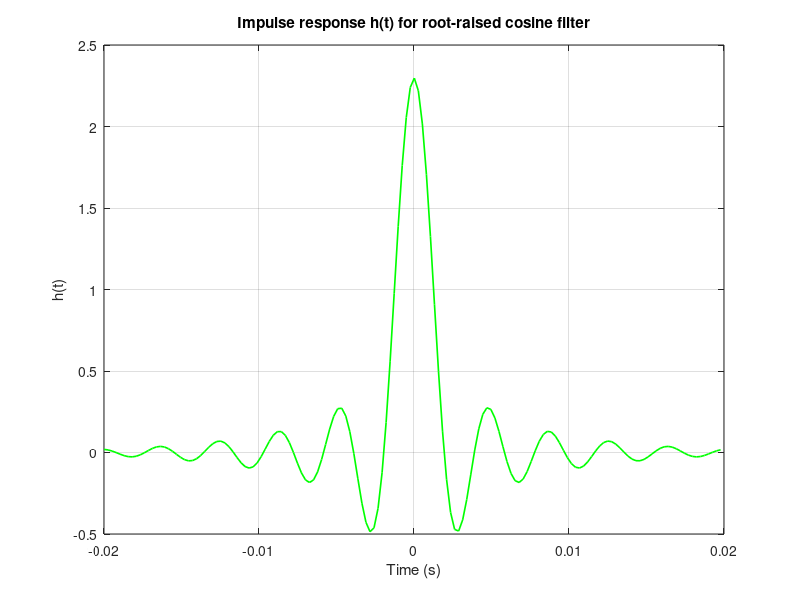
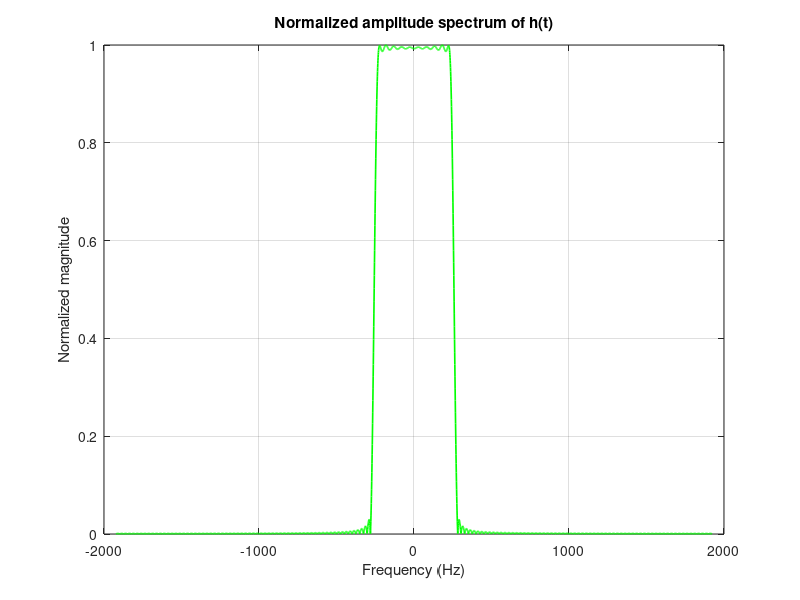

Write MATLAB code to recreate these figures, in order.
%% Experiment 3 : Root-raised cosine (RRC) filter (subject 1)

clc;
clear;
close all;

%% Parameters

T   = 2e-3;              % Symbol period (2 ms)
al  = 0.1;               % Roll-off factor alpha (subject 1)
Te  = 0.13 * T;          % Sampling period (s)
Fs  = 1 / Te;            % Sampling frequency (Hz)

t = -10*T : Te : 10*T;   % Time vector from -10T to +10T

%% Impulse response h(t) using the given formula

num = sin(pi*t/T * (1 - al)) + (4*al*t/T) .* cos(pi*t/T * (1 + al));
den = (pi*t/T) .* (1 - (4*al*t/T).^2);

h = (al / sqrt(T)) * (num ./ den);

% Handle singularity at t = 0 using theoretical limit
h(t == 0) = (1/sqrt(T)) * (1 - al + 4*al/pi);

%% 1) Time-domain visualization of h(t)

figure('Name','Impulse response h(t)');
plot(t, h, 'g', 'LineWidth', 1.2);
grid on;
xlabel('Time (s)');
ylabel('h(t)');
title('Impulse response h(t) for root-raised cosine filter');
% You can zoom on [-0.01 0.01] to better see the main lobe if needed

%% 2) Amplitude spectrum of h(t)

NFFT = 2^12;                          % FFT length
H_freq = abs(fftshift(fft(h, NFFT))); % Magnitude spectrum (centered)
f = linspace(-Fs/2, Fs/2, NFFT);      % Frequency axis (Hz)

figure('Name','Amplitude spectrum of h(t)');
plot(f, H_freq / max(H_freq), 'g', 'LineWidth', 1.2);
grid on;
xlabel('Frequency (Hz)');
ylabel('Normalized magnitude');
title('Normalized amplitude spectrum of h(t)');

%% Theoretical maximum frequency of the RRC filter

f_max_theoretical = (1 + al) / (2 * T);   % Hz
fprintf('Theoretical maximum frequency : %.2f Hz (%.3f kHz)\n', ...
        f_max_theoretical, f_max_theoretical/1000);
